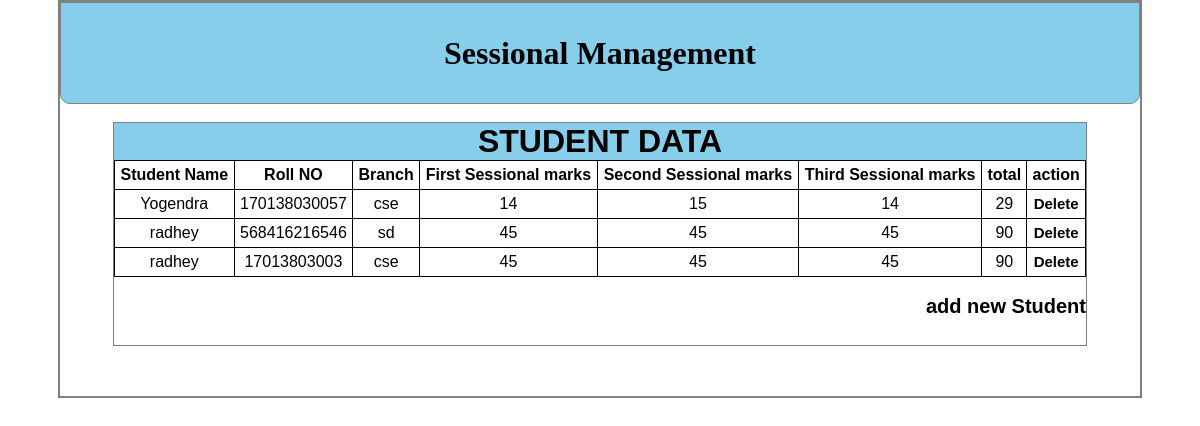
The page /show on the database its author committed.
### sessional_marks/models.py (models this page shows, shortened)
class Student_table(models.Model):
    sstudent_name = models.CharField(max_length = 100)
    srollno = models.CharField(max_length = 12, blank = False)
    sbranch = models.CharField(max_length = 10)
    sfirst_marks = models.IntegerField()
    ssecond_marks = models.IntegerField()
    sthird_marks = models.IntegerField()
    stotal_marks = models.IntegerField()
    class Meta:
        abstract = True

class Student_first_year(Student_table):
    class Meta:
        db_table = "student_first_year"

### sessional_marks/views.py (the view)
# urls.py: url(r'^show', show, name='show'),
def show(request):
    student_first_record = Student_first_year.objects.all()
    return render(request,"display/show.html",{'student_record':student_first_record})

### templates/display/show.html (shortened to what this page needs)
<!DOCTYPE html>
{% load staticfiles%}
<html lang="en" dir="ltr">
  <head>
    <link rel="stylesheet" href="{%static "displayingcss/show_css.css" %}">
  </head>
  <body>
      <div class="container">
        <div class="header">
          <h1>Sessional Management</h1>
        </div>
        <br>
          <div class="show_table">
            {% if student_record %}
            <table>
              <caption><h1>STUDENT DATA </h1></caption>
              <thead>
                <th>Student Name</th>
                <th>Roll NO</th>
                <th>Branch</th>
                <th>First Sessional marks</th>
                <th>Second Sessional marks</th>
                <th>Third Sessional marks</th>
                <th>total</th>
                <th colspan="2">action</th>
              </thead>
              {%for stdnt in student_record%}
              <tr>
                <td>{{stdnt.sstudent_name}}</td>
                <td>{{stdnt.srollno}}</td>
                <td>{{stdnt.sbranch}}</td>
                <td>{{stdnt.sfirst_marks}}</td>
                <td>{{stdnt.ssecond_marks}}</td>
                <td>{{stdnt.sthird_marks}}</td>
                <td>{{stdnt.stotal_marks}}</td>
                <td>
                  <a href="/delete/{{stdnt.id}}"><span>Delete</span></a>
                </td>
              </tr>
              {% endfor %}
            </table>
            {% else %}
            <p>no record found !!!</p>
            {% endif %}
            <br>
            <div class="footer">
              <a href="/add_new"><h5>add new Student</h5></a>
            </div>
          </div>
          <div class="footer">
          </div>
      </div>
  </body>
</html>

### static/displayingcss/show_css.css (style rules this page uses)
* { margin-top: 0px; margin: auto; }
.container { width: 90%; color: black; border-radius: 0px; border: 2px solid gray; height: 100%; }
a { text-decoration: none; font-weight: bold; font-size: 15px; color: black; }
.header { min-height: 100px; text-align: center; color: black; font-weight: bold; font-family: tahoma; line-height: 100px; border: 1px solid gray; border-top-left-radius: 0px; border-top-right-radius: 0px; border-bottom-left-radius: 10px; border-bottom-right-radius: 10px; background: skyblue; }
.show_table { width: 90%; border: 1px solid gray; font-family: arial; background: white; }
table h1 { background: skyblue; }
table { width: 100%; }
table, th, td { border: 1px solid; border-collapse: collapse; padding: 5px; text-align: center; }
h5 { text-align: right; font-size: 20px; }
.footer { min-height: 50px; }

### rows shown on the page
Student_first_year: sstudent_name "Yogendra", srollno "170138030057", sbranch "cse", sfirst_marks "14", ssecond_marks "15", sthird_marks "14", stotal_marks "29"
Student_first_year: sstudent_name "radhey", srollno "568416216546", sbranch "sd", sfirst_marks "45", ssecond_marks "45", sthird_marks "45", stotal_marks "90"
Student_first_year: sstudent_name "radhey", srollno "17013803003", sbranch "cse", sfirst_marks "45", ssecond_marks "45", sthird_marks "45", stotal_marks "90"
